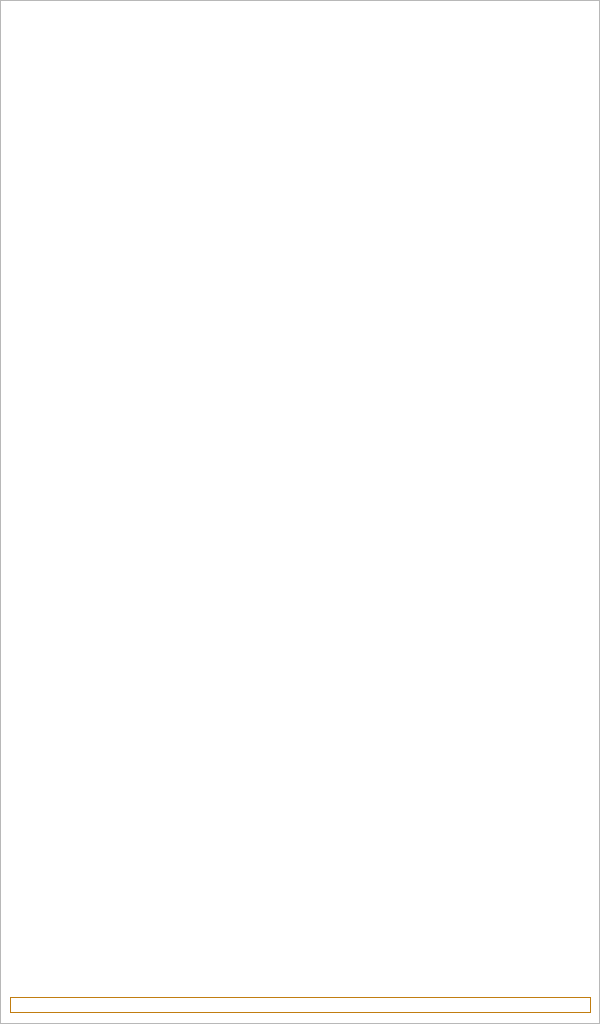
<?xml version="1.0" encoding="UTF-8"?>
<ui version="4.0">
 <class>NormalWindow</class>
 <widget class="QWidget" name="NormalWindow">
  <property name="geometry">
   <rect>
    <x>0</x>
    <y>0</y>
    <width>600</width>
    <height>1024</height>
   </rect>
  </property>
  <property name="windowTitle">
   <string>Form</string>
  </property>
  <widget class="QGraphicsView" name="graphicsView">
   <property name="geometry">
    <rect>
     <x>0</x>
     <y>0</y>
     <width>600</width>
     <height>1024</height>
    </rect>
   </property>
  </widget>
  <widget class="QWidget" name="horizontalLayoutWidget">
   <property name="geometry">
    <rect>
     <x>10</x>
     <y>990</y>
     <width>581</width>
     <height>31</height>
    </rect>
   </property>
   <layout class="QHBoxLayout" name="horizontalLayout">
    <item>
     <widget class="QPushButton" name="pushButton">
      <property name="toolTip">
       <string>Dummy button to navigate to Normal mode view</string>
      </property>
      <property name="styleSheet">
       <string notr="true">color: rgb(255, 255, 255);
border: 1px solid rgb(193, 125, 17)
/*border-color: rgb(193, 125, 17);
border-radius: 5px
*/</string>
      </property>
      <property name="text">
       <string>Main</string>
      </property>
     </widget>
    </item>
   </layout>
  </widget>
 </widget>
 <resources/>
 <connections/>
</ui>
